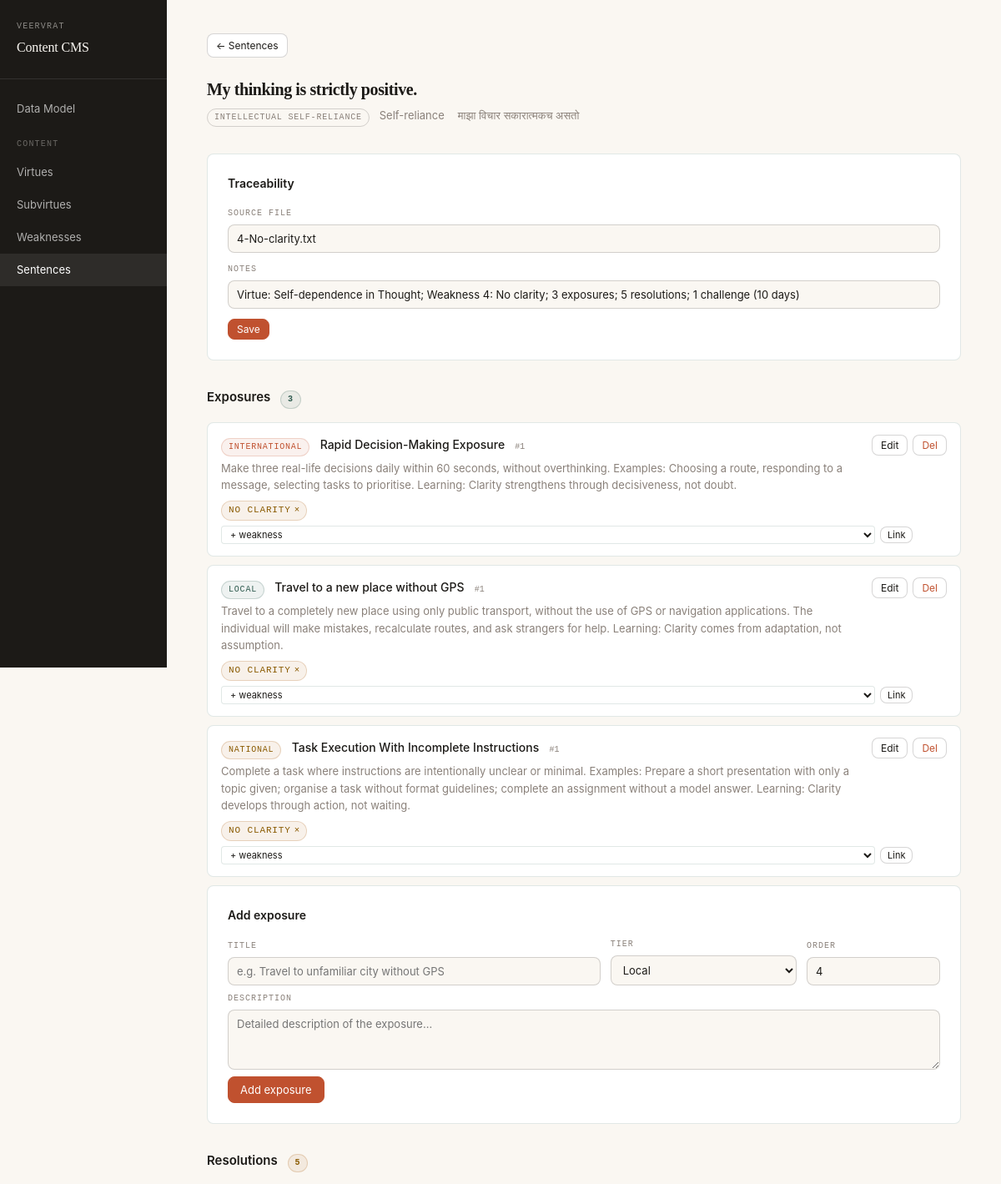
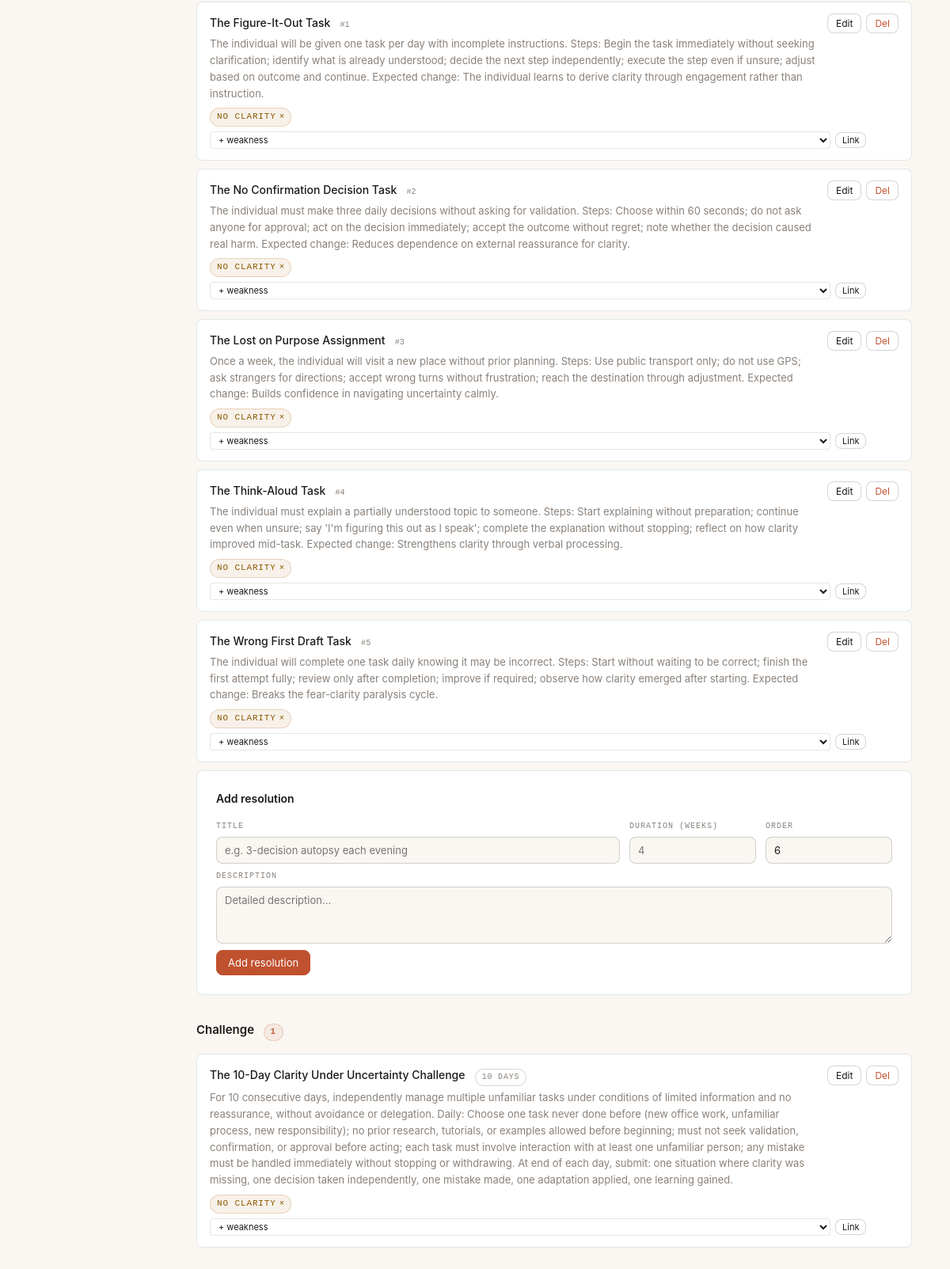
Screenshot of /sentences/1 with the database file from the repository (2 pictures, top to bottom).
### tables this page shows
CREATE TABLE sentence (
            id            INTEGER PRIMARY KEY AUTOINCREMENT,
            text_en       TEXT NOT NULL,
            text_mr       TEXT,
            subvirtue_id  INTEGER NOT NULL REFERENCES subvirtue(id) ON DELETE CASCADE,
            source_file   TEXT,
            notes         TEXT
        );

CREATE TABLE subvirtue (
            id          INTEGER PRIMARY KEY AUTOINCREMENT,
            name_en     TEXT NOT NULL UNIQUE,
            name_mr     TEXT,
            virtue_id   INTEGER NOT NULL REFERENCES virtue(id) ON DELETE RESTRICT
        );

CREATE TABLE virtue (
            id      INTEGER PRIMARY KEY AUTOINCREMENT,
            name_en TEXT NOT NULL UNIQUE,
            name_mr TEXT
        );

CREATE TABLE exposure (
            id            INTEGER PRIMARY KEY AUTOINCREMENT,
            sentence_id   INTEGER NOT NULL REFERENCES sentence(id) ON DELETE CASCADE,
            tier          TEXT CHECK(tier IN ('local','national','international')),
            title         TEXT NOT NULL,
            description   TEXT,
            sort_order    INTEGER DEFAULT 0
        );

CREATE TABLE exposure_weakness (
            exposure_id INTEGER NOT NULL REFERENCES exposure(id) ON DELETE CASCADE,
            weakness_id INTEGER NOT NULL REFERENCES weakness(id) ON DELETE CASCADE,
            PRIMARY KEY (exposure_id, weakness_id)
        );

CREATE TABLE weakness (
            id       INTEGER PRIMARY KEY AUTOINCREMENT,
            name_en  TEXT NOT NULL UNIQUE,
            name_mr  TEXT,
            category TEXT CHECK(category IN ('A','B','C'))
        );

CREATE TABLE resolution (
            id             INTEGER PRIMARY KEY AUTOINCREMENT,
            sentence_id    INTEGER NOT NULL REFERENCES sentence(id) ON DELETE CASCADE,
            title          TEXT NOT NULL,
            description    TEXT,
            duration_weeks INTEGER,
            sort_order     INTEGER DEFAULT 0
        );

CREATE TABLE resolution_weakness (
            resolution_id INTEGER NOT NULL REFERENCES resolution(id) ON DELETE CASCADE,
            weakness_id   INTEGER NOT NULL REFERENCES weakness(id) ON DELETE CASCADE,
            PRIMARY KEY (resolution_id, weakness_id)
        );

CREATE TABLE challenge (
            id            INTEGER PRIMARY KEY AUTOINCREMENT,
            sentence_id   INTEGER NOT NULL REFERENCES sentence(id) ON DELETE CASCADE,
            title         TEXT NOT NULL,
            description   TEXT,
            duration_days INTEGER
        );

CREATE TABLE challenge_weakness (
            challenge_id INTEGER NOT NULL REFERENCES challenge(id) ON DELETE CASCADE,
            weakness_id  INTEGER NOT NULL REFERENCES weakness(id) ON DELETE CASCADE,
            PRIMARY KEY (challenge_id, weakness_id)
        );

### main.py (the view)
@app.get("/sentences/{sid}", response_class=HTMLResponse)
def view_sentence(request: Request, sid: int, msg: str = ""):
    db = get_db()
    sentence = db.execute("""
        SELECT s.*, sv.name_en AS subvirtue_name, v.name_en AS virtue_name, v.id AS virtue_id
        FROM sentence s
        JOIN subvirtue sv ON sv.id = s.subvirtue_id
        JOIN virtue v ON v.id = sv.virtue_id
        WHERE s.id = ?
    """, (sid,)).fetchone()
    if not sentence:
        raise HTTPException(404)
    exposures = db.execute("SELECT * FROM exposure WHERE sentence_id=? ORDER BY tier, sort_order, id", (sid,)).fetchall()
    resolutions = db.execute("SELECT * FROM resolution WHERE sentence_id=? ORDER BY sort_order, id", (sid,)).fetchall()
    challenges = db.execute("SELECT * FROM challenge WHERE sentence_id=? ORDER BY id", (sid,)).fetchall()
    all_weaknesses = db.execute("SELECT * FROM weakness ORDER BY category, name_en").fetchall()
    def weakness_map(join_table, fk_col, ids):
        if not ids:
            return {}
        placeholders = ",".join("?" * len(ids))
        rows = db.execute(f"""
            SELECT jt.{fk_col}, w.id, w.name_en FROM {join_table} jt
            JOIN weakness w ON w.id = jt.weakness_id
            WHERE jt.{fk_col} IN ({placeholders})
        """, ids).fetchall()
        result = {}
        for r in rows:
            result.setdefault(r[0], []).append({"id": r[1], "name_en": r[2]})
        return result
    exp_ids = [e["id"] for e in exposures]
    res_ids = [r["id"] for r in resolutions]
    cha_ids = [c["id"] for c in challenges]
    exp_weaknesses = weakness_map("exposure_weakness", "exposure_id", exp_ids)
    res_weaknesses = weakness_map("resolution_weakness", "resolution_id", res_ids)
    cha_weaknesses = weakness_map("challenge_weakness", "challenge_id", cha_ids)
    db.close()
    return templates.TemplateResponse(request, "sentence_detail.html", {
        "sentence": sentence,
        "exposures": exposures, "resolutions": resolutions, "challenges": challenges,
        "exp_weaknesses": exp_weaknesses, "res_weaknesses": res_weaknesses, "cha_weaknesses": cha_weaknesses,
        "all_weaknesses": all_weaknesses, "msg": msg
    })

### templates/sentence_detail.html (shortened to what this page needs)
{% extends "base.html" %}
{% block content %}
{% macro weakness_tags(entity_type, entity_id, weaknesses) %}
<div class="weakness-tags" style="margin-top:8px;display:flex;gap:6px;flex-wrap:wrap;align-items:center;">
  {% for w in weaknesses %}
  <span class="badge badge-national" style="display:inline-flex;align-items:center;gap:4px;font-size:11px;">
    {{ w.name_en }}
    <form method="post" action="/sentences/{{ sentence.id }}/{{ entity_type }}s/{{ entity_id }}/unlink-weakness/{{ w.id }}" style="display:inline;margin:0;">
      <button type="submit" style="background:none;border:none;cursor:pointer;color:inherit;font-size:11px;padding:0;line-height:1;" title="Remove">×</button>
    </form>
  </span>
  {% endfor %}
  <form method="post" action="/sentences/{{ sentence.id }}/{{ entity_type }}s/{{ entity_id }}/link-weakness" style="display:inline-flex;gap:6px;align-items:center;">
    <select name="weakness_id" required style="font-size:11px;padding:2px 6px;border:1px solid var(--border);border-radius:4px;background:var(--surface);color:var(--fg);font-family:inherit;">
      <option value="">+ weakness</option>
    </select>
    <button type="submit" class="btn btn-sm" style="padding:2px 8px;font-size:11px;">Link</button>
  </form>
</div>
{% endmacro %}
<div style="margin-bottom:24px;">
  <a href="/sentences?virtue_id={{ sentence.virtue_id }}&subvirtue_id={{ sentence.subvirtue_id }}" class="btn btn-sm">← Sentences</a>
</div>
<div class="page-head">
  <h1 style="font-size:20px;line-height:1.4;">{{ sentence.text_en }}</h1>
  <p>
    <span class="badge">{{ sentence.subvirtue_name }}</span>
    <span style="color:var(--muted);font-size:13px;margin-left:8px;">{{ sentence.virtue_name }}</span>
    {% if sentence.text_mr %}<span style="color:var(--muted);font-size:13px;margin-left:12px;">{{ sentence.text_mr }}</span>{% endif %}
  </p>
</div>
<div class="form-card">
  <h3>Traceability</h3>
  <form method="post" action="/sentences/{{ sentence.id }}/edit-meta">
    <div class="form-row">
      <div class="field field-full"><label>Source file</label><input name="source_file" value="{{ sentence.source_file or '' }}" placeholder="e.g. Problem33_Initiative_Plan (1).txt"></div>
      <div class="field field-full"><label>Notes</label><input name="notes" value="{{ sentence.notes or '' }}" placeholder="Context, problem number, weakness..."></div>
      <button type="submit" class="btn btn-sm btn-primary">Save</button>
    </div>
  </form>
</div>
<div class="section-head">
  <h2>Exposures <span class="badge badge-local" style="margin-left:8px;">{{ exposures | length }}</span></h2>
</div>
{% for e in exposures %}
<div class="item-card">
  <div class="item-top">
    <div>
      <span class="badge badge-{{ e.tier }}">{{ e.tier }}</span>
      <span class="item-title" style="margin-left:8px;">{{ e.title }}</span>
      {% if e.sort_order %}<span style="font-family:var(--mono);font-size:10px;color:var(--muted);margin-left:8px;">#{{ e.sort_order }}</span>{% endif %}
      {% if e.description %}<div class="item-desc">{{ e.description }}</div>{% endif %}
    </div>
    <div class="item-actions">
      <button class="btn btn-sm" onclick="toggleEdit('e{{ e.id }}')">Edit</button>
      <form method="post" action="/sentences/{{ sentence.id }}/exposures/{{ e.id }}/delete" style="display:inline" onsubmit="return confirm('Delete?')">
        <button type="submit" class="btn btn-sm btn-danger">Del</button>
      </form>
    </div>
  </div>
  {{ weakness_tags("exposure", e.id, exp_weaknesses.get(e.id, [])) }}
</div>
{% endfor %}
<div class="form-card">
  <h3>Add exposure</h3>
  <form method="post" action="/sentences/{{ sentence.id }}/exposures/new">
    <div class="form-row">
      <div class="field" style="flex:2;"><label>Title</label><input name="title" required placeholder="e.g. Travel to unfamiliar city without GPS"></div>
      <div class="field"><label>Tier</label>
        <select name="tier"><option value="local">Local</option><option value="national">National</option><option value="international">International</option></select>
      </div>
      <div class="field" style="max-width:80px;"><label>Order</label><input name="sort_order" type="number" value="{{ exposures | length + 1 }}"></div>
    </div>
    <div class="form-row" style="margin-top:8px;">
      <div class="field field-full"><label>Description</label><textarea name="description" placeholder="Detailed description of the exposure..."></textarea></div>
    </div>
    <div style="margin-top:8px;"><button type="submit" class="btn btn-primary">Add exposure</button></div>
  </form>
</div>
<div class="section-head">
  <h2>Resolutions <span class="badge badge-national" style="margin-left:8px;">{{ resolutions | length }}</span></h2>
</div>
{% for r in resolutions %}
<div class="item-card">
  <div class="item-top">
    <div>
      <span class="item-title">{{ r.title }}</span>
      {% if r.sort_order %}<span style="font-family:var(--mono);font-size:10px;color:var(--muted);margin-left:8px;">#{{ r.sort_order }}</span>{% endif %}
      {% if r.description %}<div class="item-desc">{{ r.description }}</div>{% endif %}
    </div>
    <div class="item-actions">
      <button class="btn btn-sm" onclick="toggleEdit('r{{ r.id }}')">Edit</button>
      <form method="post" action="/sentences/{{ sentence.id }}/resolutions/{{ r.id }}/delete" style="display:inline" onsubmit="return confirm('Delete?')">
        <button type="submit" class="btn btn-sm btn-danger">Del</button>
      </form>
    </div>
  </div>
  {{ weakness_tags("resolution", r.id, res_weaknesses.get(r.id, [])) }}
</div>
{% endfor %}
<div class="form-card">
  <h3>Add resolution</h3>
  <form method="post" action="/sentences/{{ sentence.id }}/resolutions/new">
    <div class="form-row">
      <div class="field" style="flex:2;"><label>Title</label><input name="title" required placeholder="e.g. 3-decision autopsy each evening"></div>
      <div class="field" style="max-width:100px;"><label>Duration (weeks)</label><input name="duration_weeks" type="number" placeholder="4"></div>
      <div class="field" style="max-width:80px;"><label>Order</label><input name="sort_order" type="number" value="{{ resolutions | length + 1 }}"></div>
    </div>
    <div class="form-row" style="margin-top:8px;">
      <div class="field field-full"><label>Description</label><textarea name="description" placeholder="Detailed description..."></textarea></div>
    </div>
    <div style="margin-top:8px;"><button type="submit" class="btn btn-primary">Add resolution</button></div>
  </form>
</div>
<div class="section-head">
  <h2>Challenge <span class="badge badge-international" style="margin-left:8px;">{{ challenges | length }}</span></h2>
</div>
{% for ch in challenges %}
<div class="item-card">
  <div class="item-top">
    <div>
      <span class="item-title">{{ ch.title }}</span>
      {% if ch.duration_days %}<span class="badge" style="margin-left:8px;">{{ ch.duration_days }} days</span>{% endif %}
      {% if ch.description %}<div class="item-desc">{{ ch.description }}</div>{% endif %}
    </div>
    <div class="item-actions">
      <button class="btn btn-sm" onclick="toggleEdit('ch{{ ch.id }}')">Edit</button>
      <form method="post" action="/sentences/{{ sentence.id }}/challenges/{{ ch.id }}/delete" style="display:inline" onsubmit="return confirm('Delete?')">
        <button type="submit" class="btn btn-sm btn-danger">Del</button>
      </form>
    </div>
  </div>
  {{ weakness_tags("challenge", ch.id, cha_weaknesses.get(ch.id, [])) }}
</div>
{% endfor %}
{% endblock %}

### static/style.css (style rules this page uses)
:root { --bg: #FAF7F2; --fg: #1C1A17; --accent: #C0512F; --accent-2: #2F5B4F; --muted: #8A817A; --surface: #fff; --border: rgba(47,91,79,0.14); --border-strong: rgba(28,26,23,0.18); --radius: 8px; --mono: 'JetBrains Mono', ui-monospace, Menlo, monospace; --serif: Georgia, serif; }
*, *::before, *::after { box-sizing: border-box; margin: 0; padding: 0; }
html, body { background: var(--bg); color: var(--fg); font-family: -apple-system, BlinkMacSystemFont, 'Segoe UI', system-ui, sans-serif; font-size: 15px; line-height: 1.6; }
.page-head { margin-bottom: 32px; }
.page-head h1 { font-family: var(--serif); font-size: 28px; letter-spacing: -0.02em; margin-bottom: 6px; }
.page-head p { color: var(--muted); font-size: 14px; }
.badge { display: inline-block; font-family: var(--mono); font-size: 10px; text-transform: uppercase; letter-spacing: 0.08em; padding: 2px 8px; border-radius: 999px; border: 1px solid var(--border-strong); color: var(--muted); }
.badge-local { background: rgba(47,91,79,0.08); color: var(--accent-2); border-color: rgba(47,91,79,0.2); }
.badge-national { background: rgba(184,115,51,0.1); color: #8a5a00; border-color: rgba(184,115,51,0.25); }
.badge-international { background: rgba(192,81,47,0.08); color: var(--accent); border-color: rgba(192,81,47,0.2); }
.btn { display: inline-flex; align-items: center; gap: 6px; padding: 7px 14px; border-radius: var(--radius); border: 1px solid var(--border-strong); font-size: 13px; font-family: inherit; cursor: pointer; text-decoration: none; background: var(--surface); color: var(--fg); transition: all 0.12s; }
.btn-primary { background: var(--accent); color: #fff; border-color: var(--accent); }
.btn-sm { padding: 4px 10px; font-size: 12px; }
.btn-danger { color: var(--accent); }
.form-card { background: var(--surface); border: 1px solid var(--border); border-radius: var(--radius); padding: 24px; margin-bottom: 24px; }
.form-card h3 { font-size: 14px; font-weight: 600; margin-bottom: 16px; }
.form-row { display: flex; gap: 12px; flex-wrap: wrap; align-items: flex-end; }
.field { display: flex; flex-direction: column; gap: 5px; flex: 1; min-width: 160px; }
.field label { font-family: var(--mono); font-size: 10px; text-transform: uppercase; letter-spacing: 0.1em; color: var(--muted); }
.field input, .field select, .field textarea { padding: 8px 10px; border: 1px solid var(--border-strong); border-radius: var(--radius); font-size: 13px; font-family: inherit; color: var(--fg); background: var(--bg); outline: none; transition: border-color 0.12s; }
.field textarea { resize: vertical; min-height: 72px; }
.field-full { flex-basis: 100%; }
.section-head { display: flex; align-items: center; justify-content: space-between; margin: 32px 0 16px; }
.section-head h2 { font-size: 15px; font-weight: 600; }
.item-card { background: var(--surface); border: 1px solid var(--border); border-radius: var(--radius); padding: 14px 16px; margin-bottom: 10px; }
.item-card .item-top { display: flex; justify-content: space-between; align-items: flex-start; gap: 12px; }
.item-card .item-title { font-weight: 500; font-size: 14px; }
.item-card .item-desc { font-size: 13px; color: var(--muted); margin-top: 4px; line-height: 1.6; }
.item-actions { display: flex; gap: 6px; flex-shrink: 0; }

### rows the page displays
sentence: text_en "My thinking is strictly positive.", text_mr "माझा विचार सकारात्मकच असतो", source_file "4-No-clarity.txt", notes "Virtue: Self-dependence in Thought; Weakness 4: No clarity; 3 exposures; 5 resolutions; 1 challenge (10 days)"
subvirtue: subvirtue_name "INTELLECTUAL SELF-RELIANCE"
virtue: virtue_name "Self-reliance"
exposure: tier "INTERNATIONAL", title "Rapid Decision-Making Exposure", sort_order "1", description "Make three real-life decisions daily within 60 seconds, without overthinking. Examples: Choosing a route, responding to a message, selecting tasks to prioritise. Learning: Clarity strengthens through decisiveness, not doubt."
exposure_weakness: name_en "NO CLARITY"
exposure: tier "LOCAL", title "Travel to a new place without GPS", sort_order "1", description "Travel to a completely new place using only public transport, without the use of GPS or navigation applications. The individual will make mistakes, recalculate routes, and ask strangers for help. Learning: Clarity comes from adaptation, not assumption."
exposure_weakness: name_en "NO CLARITY"
exposure: tier "NATIONAL", title "Task Execution With Incomplete Instructions", sort_order "1", description "Complete a task where instructions are intentionally unclear or minimal. Examples: Prepare a short presentation with only a topic given; organise a task without format guidelines; complete an assignment without a model answer. Learning: Clarity develops through action, not waiting."
exposure_weakness: name_en "NO CLARITY"
resolution: title "The Figure-It-Out Task", sort_order "1", description "The individual will be given one task per day with incomplete instructions. Steps: Begin the task immediately without seeking clarification; identify what is already understood; decide the next step independently; execute the step even if unsure; adjust based on outcome and continue. Expected change: The individual learns to derive clarity through engagement rather than instruction."
resolution_weakness: name_en "NO CLARITY"
resolution: title "The No Confirmation Decision Task", sort_order "2", description "The individual must make three daily decisions without asking for validation. Steps: Choose within 60 seconds; do not ask anyone for approval; act on the decision immediately; accept the outcome without regret; note whether the decision caused real harm. Expected change: Reduces dependence on external reassurance for clarity."
resolution_weakness: name_en "NO CLARITY"
resolution: title "The Lost on Purpose Assignment", sort_order "3", description "Once a week, the individual will visit a new place without prior planning. Steps: Use public transport only; do not use GPS; ask strangers for directions; accept wrong turns without frustration; reach the destination through adjustment. Expected change: Builds confidence in navigating uncertainty calmly."
resolution_weakness: name_en "NO CLARITY"
resolution: title "The Think-Aloud Task", sort_order "4", description "The individual must explain a partially understood topic to someone. Steps: Start explaining without preparation; continue even when unsure; say 'I'm figuring this out as I speak'; complete the explanation without stopping; reflect on how clarity improved mid-task. Expected change: Strengthens clarity through verbal processing."
resolution_weakness: name_en "NO CLARITY"
resolution: title "The Wrong First Draft Task", sort_order "5", description "The individual will complete one task daily knowing it may be incorrect. Steps: Start without waiting to be correct; finish the first attempt fully; review only after completion; improve if required; observe how clarity emerged after starting. Expected change: Breaks the fear-clarity paralysis cycle."
resolution_weakness: name_en "NO CLARITY"
challenge: title "The 10-Day Clarity Under Uncertainty Challenge", duration_days "10", description "For 10 consecutive days, independently manage multiple unfamiliar tasks under conditions of limited information and no reassurance, without avoidance or delegation. Daily: Choose one task never done before (new office work, unfamiliar process, new responsibility); no prior research, tutorials, or examples allowed before beginning; must not seek validation, confirmation, or approval before acting; each task must involve interaction with at least one unfamiliar person; any mistake must be handled immediately without stopping or withdrawing. At end of each day, submit: one situation where clarity was missing, one decision taken independently, one mistake made, one adaptation applied, one…"
challenge_weakness: name_en "NO CLARITY"

### other values shown
{{ exposures | length }} "3"
{{ resolutions | length }} "5"
{{ challenges | length }} "1"
